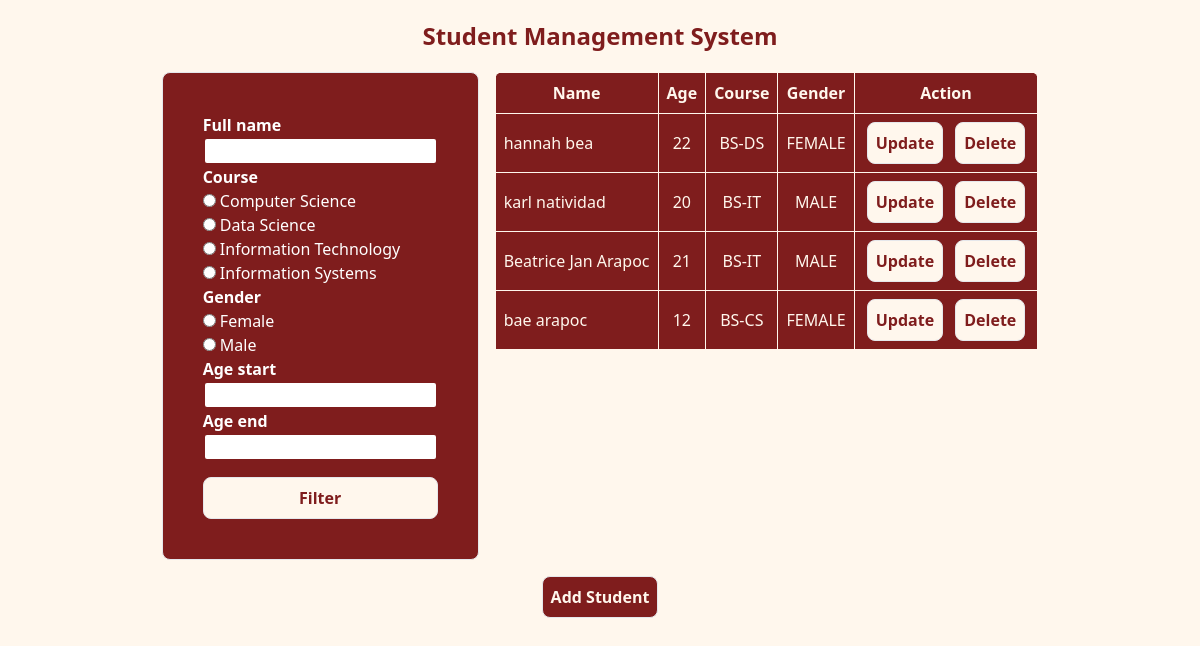
Before: / with the older database file.
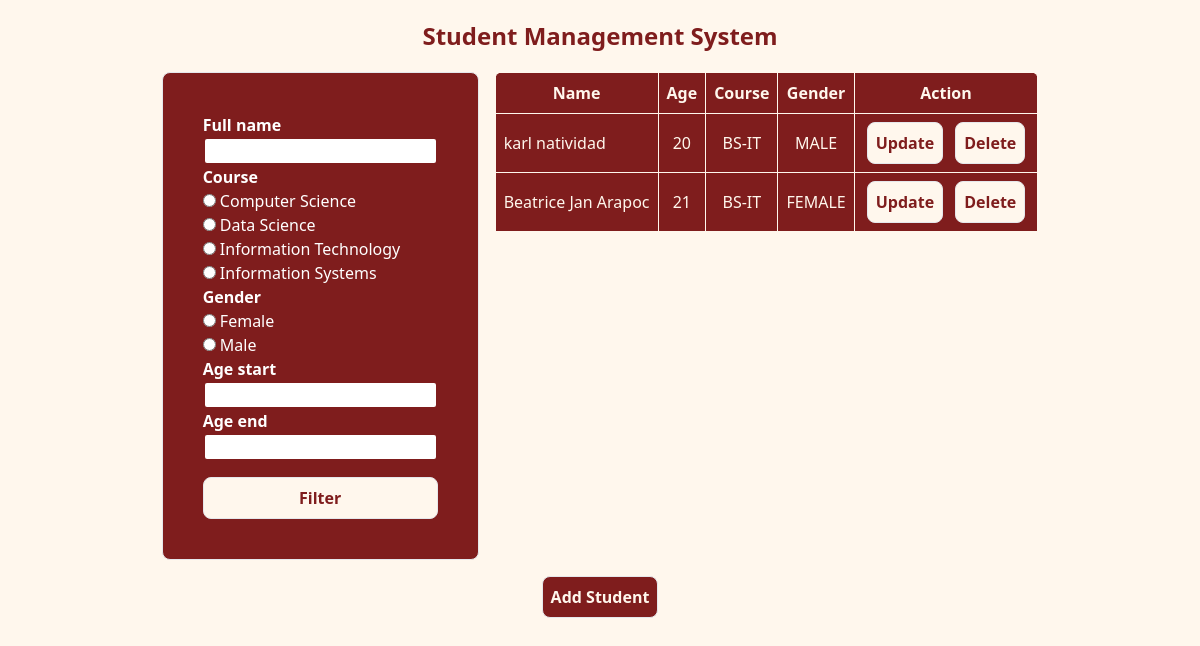
After: the same page with the newer database file.
### students/models.py (models this page shows)
class Student(models.Model):
    first_name = models.CharField(max_length=255)
    last_name = models.CharField(max_length=255)
    course = models.CharField(max_length=4)
    gender = models.CharField(max_length=6)
    age = models.IntegerField()

### students/views.py (the view)
# urls.py: path('', views.student_table, name='index'),
def student_table(request):
    students = Student.objects.all()
    filter_form = FilterForm(request.POST)
    if filter_form.is_valid():
        full_name = filter_form.cleaned_data["full_name"]
        course = filter_form.cleaned_data["course"]
        gender = filter_form.cleaned_data["gender"]
        age_start = filter_form.cleaned_data["age_start"]
        age_end = filter_form.cleaned_data["age_end"]
        filter = Q()
        if full_name:
            filter &= Q(first_name__icontains=full_name) |  Q(last_name__icontains=full_name)  | Q(full_name__icontains=full_name)
        if course:
            filter &= Q(course=course)
        if gender:
            filter &= Q(gender=gender)
        if age_start and age_end:
            filter &= Q(age__range=(age_start, age_end))
        students  = students.annotate(full_name=Concat('first_name',Value(' ') ,'last_name',output_field=CharField())).filter(filter)
    context = {"students": students,"filter_form": filter_form}
    return render(request, 'student_table.html', context)

### students/forms.py
class FilterForm(forms.Form):
    full_name = forms.CharField(required=False)
    course = forms.CharField(widget=forms.RadioSelect(choices=COURSES), required=False)
    gender = forms.CharField(widget=forms.RadioSelect(choices=GENDER), required=False)
    age_start = forms.IntegerField(required=False)
    age_end = forms.IntegerField(required=False)

### students/templates/student_table.html (shortened to what this page needs)
<!DOCTYPE html>
<html lang="en">
<head>
    <script src="https://cdn.tailwindcss.com"></script>
</head>
<body class="bg-orange-50">
    <h2 class="font-bold text-2xl text-red-900 text-center m-5">Student Management System</h2>
    <div class="flex justify-center mt-2 space-x-4">
        <div>
            <form class="border p-10 rounded-lg bg-red-900" method="POST">
                <div class="flex flex-col">
                    <label class="font-semibold text-white" for="{{ filter_form.full_name.id_for_label }}">{{ filter_form.full_name.label }}</label>
                    <input class="w-half border border-solid bold border-red-900 border-2 rounded" id="full_name" type="text" name="full_name" value="{% if filter_form.full_name.value %}{{ filter_form.full_name.value }}{% endif %}">
                </div>
                <div class="flex flex-col">
                    <label class="font-semibold text-white" for="{{ filter_form.course.id_for_label }}">{{ filter_form.course.label }}</label>
                    <div class="text-white">{{ filter_form.course }}</div>
                </div>
                <div class="flex flex-col">
                    <label class="font-semibold text-white" for="{{ filter_form.gender.id_for_label }}">{{ filter_form.gender.label }}</label>
                    <div class="text-white">{{ filter_form.gender }}</div>
                </div>
                <div class="flex flex-col">
                    <label class="font-semibold text-white" for="{{ filter_form.age_start.id_for_label }}">{{ filter_form.age_start.label }}</label>
                    <input class="w-half border border-solid bold border-red-900 border-2 rounded" id="age_start" type="number" name="age_start" value="{{ filter_form.age_start.value }}">
                </div>
                <div class="flex flex-col">
                    <label class="font-semibold text-white" for="{{ filter_form.age_end.id_for_label }}">{{ filter_form.age_end.label }}</label>
                    <input class="w-half border border-solid bold border-red-900 border-2 rounded" id="age_end" type="number" name="age_end" value="{{ filter_form.age_end.value }}">
                </div>
                <button class="border rounded-lg w-full p-2 mt-4 bg-orange-50 text-red-900 text-center font-semibold hover:bg-orange-100">Filter</button>
            </form>
        </div>
        <div>
            <table class="bg-red-900 rounded-t-lg">
                <thead>
                    <tr>
                        <th class="p-2 border rounded-tl-g border-solid bold border-orange-50 text-center text-orange-50">Name</th>
                        <th class="p-2 border border-solid bold border-orange-50 text-center text-orange-50">Age</th>
                        <th class="p-2 border border-solid bold border-orange-50 text-center text-orange-50">Course</th>
                        <th class="p-2 border border-solid bold border-orange-50 text-center text-orange-50">Gender</th>
                        <th class="p-2 border rounded-tr-lg border-solid bold border-orange-50 text-center text-orange-50">Action</th>
                    </tr>
                </thead>
                <tbody>
                    {% for stud in students %}
                    <tr>
                        <td class="p-2 border border-solid text-orange-50 border-orange-50">{{ stud.first_name }} {{ stud.last_name }}</td>
                        <td class="p-2 border border-solid text-center text-orange-50 border-orange-50">{{ stud.age }}</td>
                        <td class="p-2 border border-solid text-center text-orange-50 border-orange-50">{{ stud.course }}</td>
                        <td class="p-2 border border-solid text-center text-orange-50 border-orange-50">{{ stud.gender }}</td>
                        <td class="p-2 border border-solid text-center text-orange-50 border-orange-50">
                            <a href="{% url 'update' stud.id %}"><button id="upd" class="border rounded-lg w-half p-2 mx-1 bg-orange-50 text-red-900 text-center font-semibold hover:bg-orange-100">Update</button></a>
                            <button onclick="deleteStudent({{ stud.id }})" id="del" class="border rounded-lg w-half p-2 mx-1 bg-orange-50 text-red-900 text-center font-semibold hover:bg-orange-100">Delete</button></a>
                        </td>
                    </tr>
                    {% endfor %}
                </tbody>
            </table>
        </div>
    </div>
    <div class="flex justify-center">
        <a href="{% url 'add' %}"><button class="border rounded-lg w-half p-2 mt-4 bg-red-900 text-orange-50 text-center font-semibold hover:bg-red-950">Add Student</button></a>
    </div>
</body>
</html>

Changed rows visible on the page:
removed Student: first_name "hannah", last_name "bea", age "22", course "BS-DS", gender "FEMALE"
removed Student: first_name "bae", last_name "arapoc", age "12", course "BS-CS", gender "FEMALE"
changed Student "Beatrice Jan": gender "MALE" → "FEMALE"
